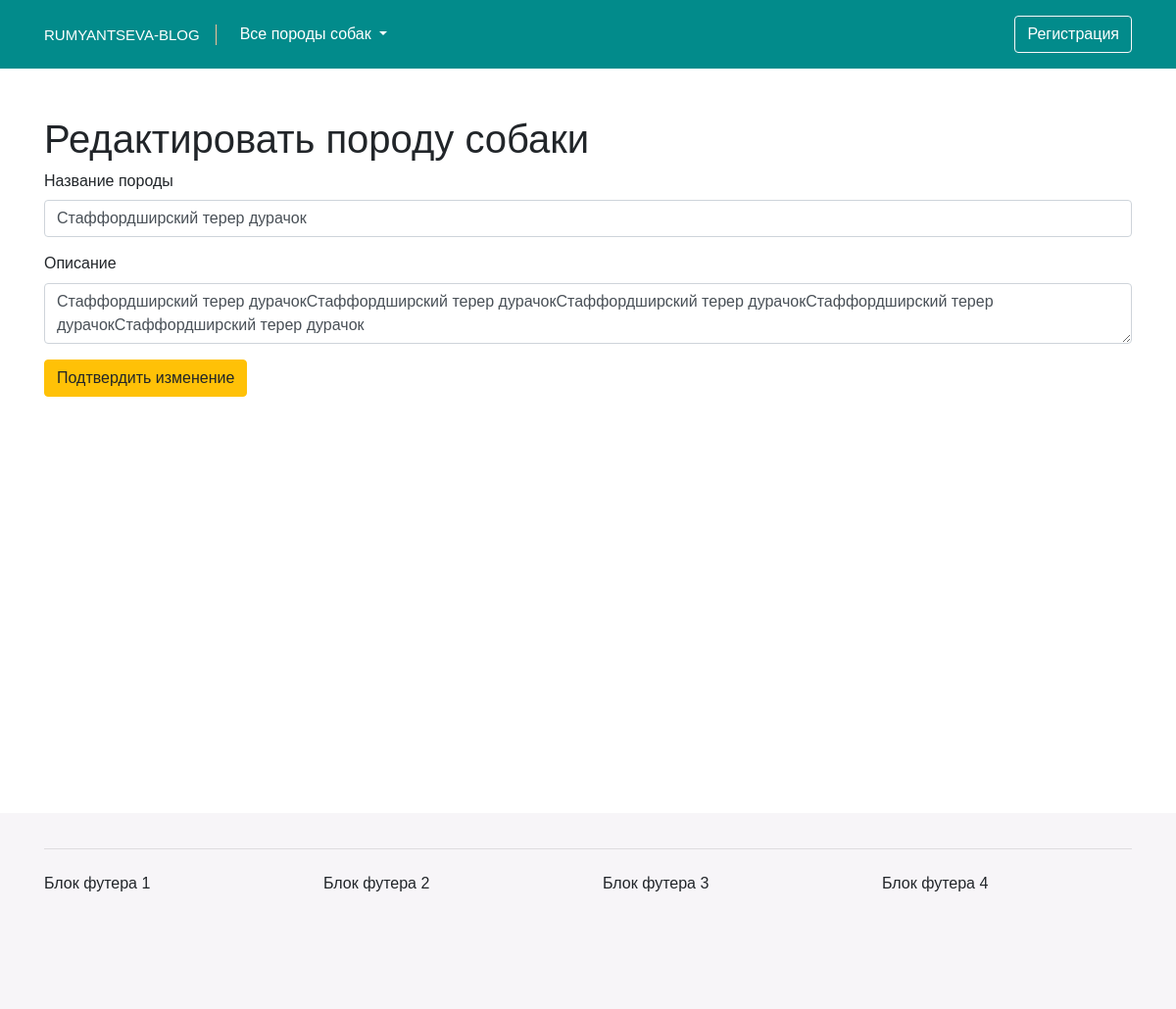
The app's page /edit.php?id=50 with its own data.
### tables this page shows
CREATE TABLE `breeds` (
  `id` int(11) NOT NULL,
  `title` varchar(255) NOT NULL,
  `short_content` text NOT NULL,
  `content` text NOT NULL,
  `category_id` int(11) NOT NULL,
  `author_id` int(11) NOT NULL,
  `image` varchar(255) NOT NULL,
  `date` timestamp NOT NULL DEFAULT CURRENT_TIMESTAMP,
  `status` int(1) NOT NULL DEFAULT '1'
);

### edit.php (the view, shortened to what this page needs)
<?php
$pdo = new PDO("mysql:host=localhost;dbname=myblogloc;charset=utf8", "root", "root");
$statement = $pdo->prepare("SELECT * FROM breeds WHERE id=:id");
$statement->bindParam(":id", $_GET['id']);
$statement->execute();
$breed = $statement->fetch(PDO::FETCH_ASSOC);
?>
<!doctype html>
<html lang="ru">
<body>
<div class="section py-5">
	<div class="container">
		<div class="row">
			<div class="col-md-12">
				<h1>Редактировать породу собаки</h1>
				<form action="update.php?id=<?= $breed['id'];?>" method="POST">
					<div class="form-group">
						<label>Название породы</label>
						<input name="title" type="text" class="form-control" value="<?= $breed['title'];?>">
					</div>
					<div class="form-group">
						<label>Описание</label>
						<textarea name="content" class="form-control" placeholder="Описание породы"><?= $breed['content']?></textarea>
					</div>
					<button type="submit" class="btn btn-warning">Подтвердить изменение</button>
				</form>
			</div>
		</div>
	</div>
</div>
<footer class="footer">
	<div class="container">
		<hr class="my-4">
		<div class="row">
			<div class="col-3">Блок футера 1</div>
			<div class="col-3">Блок футера 2</div>
			<div class="col-3">Блок футера 3</div>
			<div class="col-3">Блок футера 4</div>
		</div>
	</div>
</footer>
</body>
</html>

### css/style.css (style rules this page uses)
body { font-family: 'lasco-regular', sans-serif; font-size: 16px; line-height: 1.4; }
a { color: #028b8b; }
.bg-nav-custom { background-color: #028b8b; }
.navbar-brand-custom { color: #fff; border-right: 1px solid #f1c198; padding: 0 1rem 0 0; text-transform: uppercase; font-size: 15px; }
.section { min-height: 95vh; }
.footer { padding: 1% 0; min-height: 200px; background: #f7f5f8; }

### records on screen
breeds: title "Стаффордширский терер дурачок", content "Стаффордширский терер дурачокСтаффордширский терер дурачокСтаффордширский терер дурачокСтаффордширский терер дурачокСтаффордширский терер дурачок"
